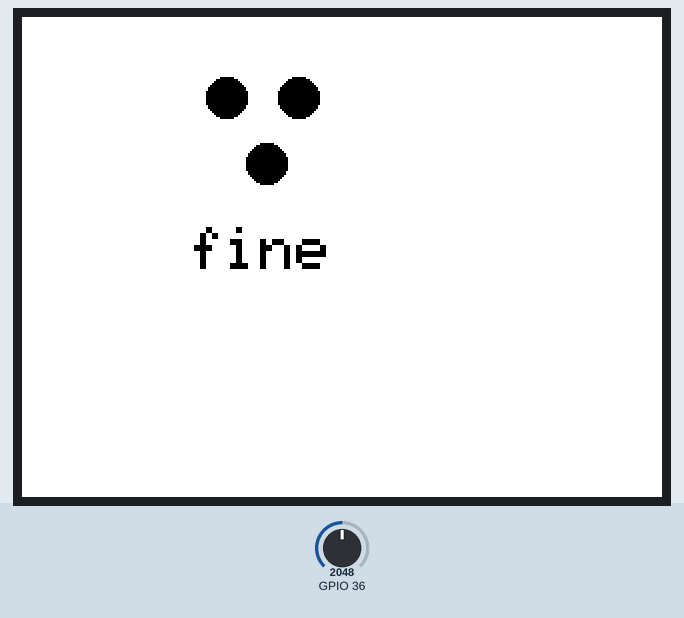
This sketch was run on a simulated ESP32. Parts: 320×240 colour display. The test bench sets the inputs (shaded band); at power-on: GPIO 36 = 2048. What the sketch prints to the serial monitor is not drawn.

Above: at 1.4 s.
1.5 s: GPIO 36 set to 2866
At 5.6 s:
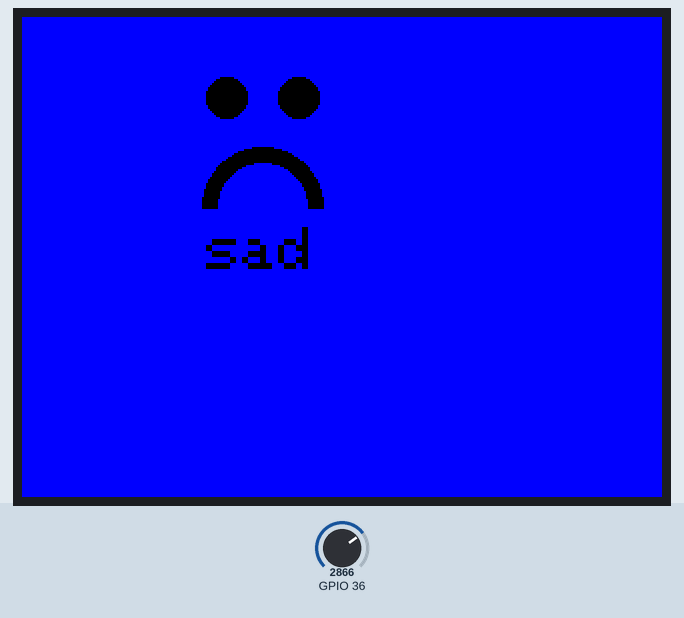
11.1 s: GPIO 36 set to 3603
At 13.2 s:
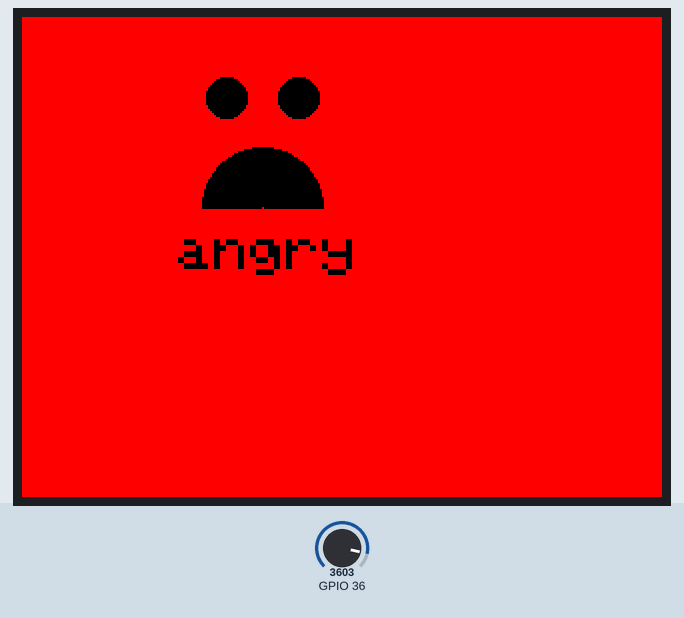
20.5 s: GPIO 36 set to 1228
At 22.1 s:
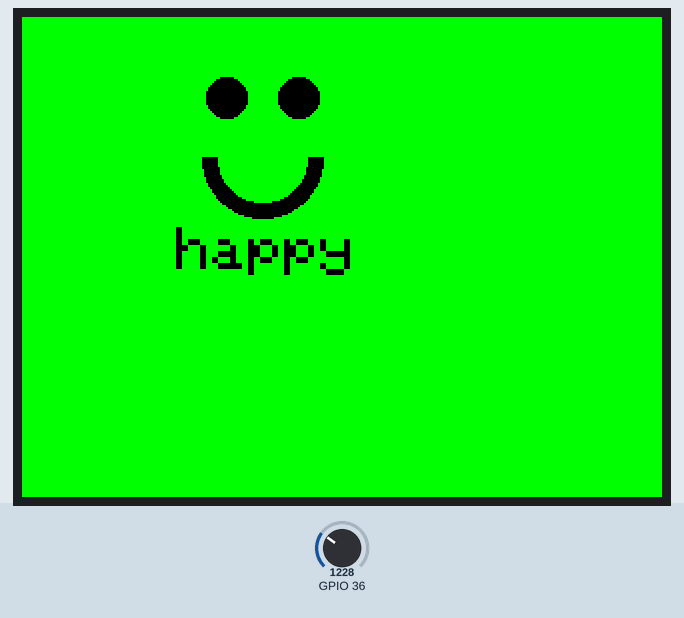
30.1 s: GPIO 36 set to 491
At 34.2 s:
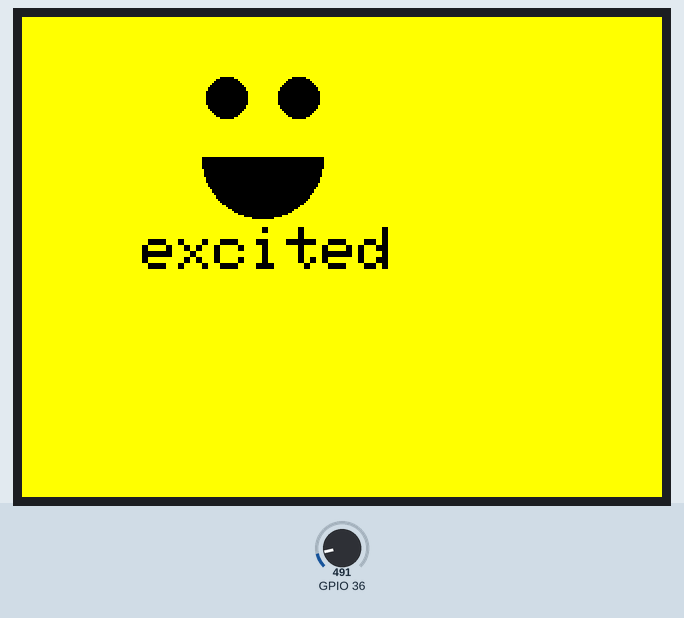
Timing chart, 0 to 35.7 s (numbered marks = the images above; inputs shaded):
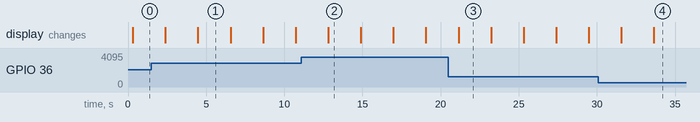

The sketch:

POTENTIOMETER_THIS_WORKS.ino
```cpp
// left - 5v, middle 36, right g

#include <TFT_eSPI.h> // Graphics and font library for ST7735 driver chip
#include <SPI.h>

TFT_eSPI tft = TFT_eSPI();
String voltString;
String tempTimeString;
float voltConverted;
int mood = 0;
float angry = 0;
float sad = 0;
float fine = 0;
float happy = 0;
float excited = 0;
float total = 0;
float calcAngry;
float calcSad;
float calcFine;
float calcHappy;
float calcExcited;

float floatMap(float x, float in_min, float in_max, float out_min, float out_max) {
  return (x - in_min) * (out_max - out_min) / (in_max - in_min) + out_min;
}


// the setup routine runs once when you press reset:
void setup() {
  // initialize serial communication at 9600 bits per second:
  Serial.begin(9600);
  tft.init();
  tft.setRotation(1);
  tft.fillScreen(TFT_BLACK);


}

// the loop routine runs over and over again forever:
void loop() {

  // SERIAL MONITOR

  // read the input on analog pin GPIO36:
  int analogValue = analogRead(36);
  // Rescale to potentiometer's voltage (from 0V to 3.3V):
  float voltage = floatMap(analogValue, 0, 4095, 0, 3.3);

  // print out the value you read:
  Serial.print("Analog: ");
  Serial.print(analogValue);
  Serial.print(", Voltage: ");
  Serial.println(voltage);
  tft.setTextSize(1);

//convert volt

// sad angry fine happy excited

  if((voltage/3.3)<.2){
    mood = 5; // excited
    excited++;
  }
  else if((voltage/3.3)<.4){
  mood = 4; //happy
  happy++;
  }
  else if((voltage/3.3)<.6){
  mood = 3; //fine
  fine++;
}
else if((voltage/3.3)<.8){
  mood = 1; //sad
  sad++;
}
else {
  mood = 2; //angry
  angry++;
}

total = (angry+sad+fine+happy+excited);


// SCREEN

 switch(mood){

  case 1:
  Serial.println("sad");

  // sad
  tft.fillScreen(TFT_BLUE);
  tft.fillCircle(102, 40, 10, TFT_BLACK);
  tft.fillCircle(138, 40, 10, TFT_BLACK);
  tft.drawArc(120, 95, 30, 23, 90, 270, TFT_BLACK, TFT_BLACK);
  tft.setTextColor(TFT_BLACK);
  tft.setTextSize(3);
  tft.drawString("sad", 92, 105);

  delay(2000);

  tft.setTextSize(2);

  tft.fillScreen(TFT_WHITE);
  tft.setTextColor(TFT_RED);
  tft.drawString("You are angry " + String(((angry/total)* 100)) + "%", 10, 10);
  tft.setTextColor(TFT_BLUE);
  tft.drawString("You are sad " + String((100*(sad/total))) + "%", 10, 30);
  tft.setTextColor(TFT_BLACK);
  tft.drawString("You are fine " + String((100*(fine/total))) + "%", 10, 50);
  tft.setTextColor(TFT_GREEN);
  tft.drawString("You are happy " + String((100*(happy/total))) + "%", 10, 70);
  tft.setTextColor(TFT_YELLOW);
  tft.drawString("You are excited " + String((100*(excited/total))) + "%", 10, 90);


  break;

  case 2:
  Serial.println("angry");

  // draw angry
  tft.fillScreen(TFT_RED);
  tft.fillCircle(102, 40, 10, TFT_BLACK);
  tft.fillCircle(138, 40, 10, TFT_BLACK);
  tft.drawArc(120, 95, 30, 0, 90,270, TFT_BLACK, TFT_BLACK);
  tft.setTextColor(TFT_BLACK);
  tft.setTextSize(3);
  tft.drawString("angry", 78, 105);

  delay(2000);

  tft.setTextSize(2);

  tft.fillScreen(TFT_WHITE);
  tft.setTextColor(TFT_RED);
  tft.drawString("You are angry " + String(((angry/total)* 100)) + "%", 10, 10);
  tft.setTextColor(TFT_BLUE);
  tft.drawString("You are sad " + String((100*(sad/total))) + "%", 10, 30);
  tft.setTextColor(TFT_BLACK);
  tft.drawString("You are fine " + String((100*(fine/total))) + "%", 10, 50);
  tft.setTextColor(TFT_GREEN);
  tft.drawString("You are happy " + String((100*(happy/total))) + "%", 10, 70);
  tft.setTextColor(TFT_YELLOW);
  tft.drawString("You are excited " + String((100*(excited/total))) + "%", 10, 90);


  break;

  case 3:
  Serial.println("fine");

  // draw fine
  tft.fillScreen(TFT_WHITE);
  tft.fillCircle(102, 40, 10, TFT_BLACK);
  tft.fillCircle(138, 40, 10, TFT_BLACK);
  tft.fillCircle(122, 73, 10, TFT_BLACK);
  tft.setTextColor(TFT_BLACK);
  tft.setTextSize(3);
  tft.drawString("fine", 83, 105);


  delay(2000);

  tft.setTextSize(2);

  tft.fillScreen(TFT_WHITE);
  tft.setTextColor(TFT_RED);
  tft.drawString("You are angry " + String(((angry/total)* 100)) + "%", 10, 10);
  tft.setTextColor(TFT_BLUE);
  tft.drawString("You are sad " + String((100*(sad/total))) + "%", 10, 30);
  tft.setTextColor(TFT_BLACK);
  tft.drawString("You are fine " + String((100*(fine/total))) + "%", 10, 50);
  tft.setTextColor(TFT_GREEN);
  tft.drawString("You are happy " + String((100*(happy/total))) + "%", 10, 70);
  tft.setTextColor(TFT_YELLOW);
  tft.drawString("You are excited " + String((100*(excited/total))) + "%", 10, 90);


  break;

  case 4:
  Serial.println("Happy");

  // draw smiley
  tft.fillScreen(TFT_GREEN);
  tft.fillCircle(102, 40, 10, TFT_BLACK);
  tft.fillCircle(138, 40, 10, TFT_BLACK);
  tft.drawArc(120, 70, 30, 23, 270,90, TFT_BLACK, TFT_BLACK);
  tft.setTextColor(TFT_BLACK);
  tft.setTextSize(3);
  tft.drawString("happy", 77, 105);


  delay(2000);

  tft.setTextSize(2);

  tft.fillScreen(TFT_WHITE);
  tft.setTextColor(TFT_RED);
  tft.drawString("You are angry " + String(((angry/total)* 100)) + "%", 10, 10);
  tft.setTextColor(TFT_BLUE);
  tft.drawString("You are sad " + String((100*(sad/total))) + "%", 10, 30);
  tft.setTextColor(TFT_BLACK);
  tft.drawString("You are fine " + String((100*(fine/total))) + "%", 10, 50);
  tft.setTextColor(TFT_GREEN);
  tft.drawString("You are happy " + String((100*(happy/total))) + "%", 10, 70);
  tft.setTextColor(TFT_YELLOW);
  tft.drawString("You are excited " + String((100*(excited/total))) + "%", 10, 90);

  break;

  case 5:
  Serial.println("excited");

  // draw smiley
  tft.fillScreen(TFT_YELLOW);
  tft.fillCircle(102, 40, 10, TFT_BLACK);
  tft.fillCircle(138, 40, 10, TFT_BLACK);
  tft.drawArc(120, 70, 30, 0, 270,90, TFT_BLACK, TFT_BLACK);
  tft.setTextColor(TFT_BLACK);
  tft.setTextSize(3);
  tft.drawString("excited", 60, 105);


  delay(2000);

  tft.setTextSize(2);


  tft.fillScreen(TFT_WHITE);
  tft.setTextColor(TFT_RED);
  tft.drawString("You are angry " + String(((angry/total)* 100)) + "%", 10, 10);
  tft.setTextColor(TFT_BLUE);
  tft.drawString("You are sad " + String((100*(sad/total))) + "%", 10, 30);
  tft.setTextColor(TFT_BLACK);
  tft.drawString("You are fine " + String((100*(fine/total))) + "%", 10, 50);
  tft.setTextColor(TFT_GREEN);
  tft.drawString("You are happy " + String((100*(happy/total))) + "%", 10, 70);
  tft.setTextColor(TFT_YELLOW);
  tft.drawString("You are excited " + String((100*(excited/total))) + "%", 10, 90);

  break;

 }


//delay
delay(2000);
}
```

Measured:
- after the input at 1.5 s, the display: first differs from a run without the input after 3.0 s (image 1)
- after the input at 11.1 s, the display: changes after 1.7 s (image 2)
- after the input at 20.5 s, the display: changes after 0.65 s (image 3)
- after the input at 30.1 s, the display: first differs from a run without the input after 3.6 s (image 4)
- what the display in image 1 shows lasts 2.1 s, from 4.5 s to 6.6 s
